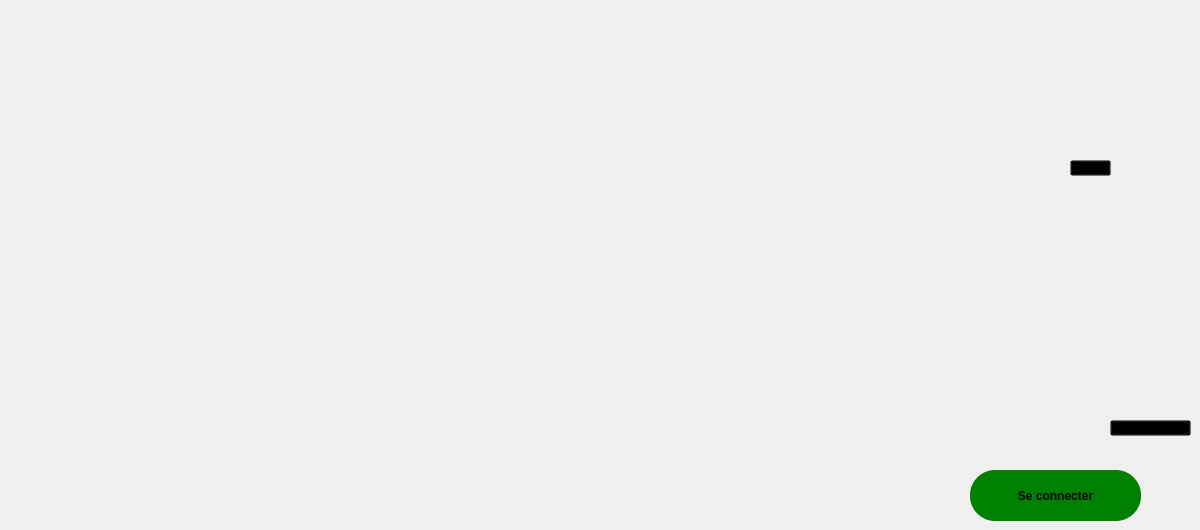
    <widget class="QWidget" name="page_2">
     <property name="styleSheet">
      <string notr="true">QWidget#page_2 {
    background-image: url(&quot;C:/Users/HP/Desktop/mech/page2.png&quot;);
    background-position: center;   /* Centrer l'image */
    background-repeat: no-repeat;  /* Ne pas répéter l'image */
    background-size: cover;        /* Adapter l'image à la taille du widget */
}
</string>
     </property>
     <widget class="QPushButton" name="ButtonConnecter">
      <property name="geometry">
       <rect>
        <x>970</x>
        <y>470</y>
        <width>171</width>
        <height>51</height>
       </rect>
      </property>
      <property name="styleSheet">
       <string notr="true">QPushButton {
    background-color: green;
    border: none;                   /* Pas de bordure */
    color: black;                   /* Couleur du texte */
    padding: 10px;                  /* Espacement interne */
    border-radius: 25px;            /* Coins arrondis */
    font-weight: bold;              /* Texte en gras */
}

QPushButton:hover {
    background-color:grey;
    border: none;                          /* Pas de bordure au survol */
    font-weight: bold;                     /* Assure que le texte reste en gras au survol */
}

QPushButton:pressed {
    background-color: rgba(169, 169, 169, 255); /* Couleur gris foncé lors du clic */
    font-weight: bold;                          /* Texte en gras lors du clic */
}
</string>
      </property>
      <property name="text">
       <string>Se connecter</string>
      </property>
      <property name="icon">
       <iconset theme="QIcon::ThemeIcon::SystemLogOut"/>
      </property>
     </widget>
     <widget class="QPushButton" name="sinscrir">
      <property name="geometry">
       <rect>
        <x>1070</x>
        <y>160</y>
        <width>41</width>
        <height>16</height>
       </rect>
      </property>
      <property name="styleSheet">
       <string notr="true">QPushButton {
    background-color: transparent;  /* Couleur de fond transparente */
   
}
</string>
      </property>
      <property name="text">
       <string/>
      </property>
     </widget>
     <widget class="QLineEdit" name="cin_c">
      <property name="geometry">
       <rect>
        <x>990</x>
        <y>290</y>
        <width>191</width>
        <height>31</height>
       </rect>
      </property>
      <property name="styleSheet">
       <string notr="true">background-color: transparent;
border: none;
</string>
      </property>
     </widget>
     <widget class="QLineEdit" name="mdp_c">
      <property name="geometry">
       <rect>
        <x>990</x>
        <y>380</y>
        <width>191</width>
        <height>31</height>
       </rect>
      </property>
      <property name="styleSheet">
       <string notr="true">background-color: transparent;
border: none;
</string>
      </property>
     </widget>
     <widget class="QPushButton" name="mdp_oublie">
      <property name="geometry">
       <rect>
        <x>1110</x>
        <y>420</y>
        <width>81</width>
        <height>16</height>
       </rect>
      </property>
      <property name="styleSheet">
       <string notr="true">QPushButton {
    background-color: transparent;  /* Couleur de fond transparente */
   
}
</string>
      </property>
      <property name="text">
       <string/>
      </property>
     </widget>
    </widget>
